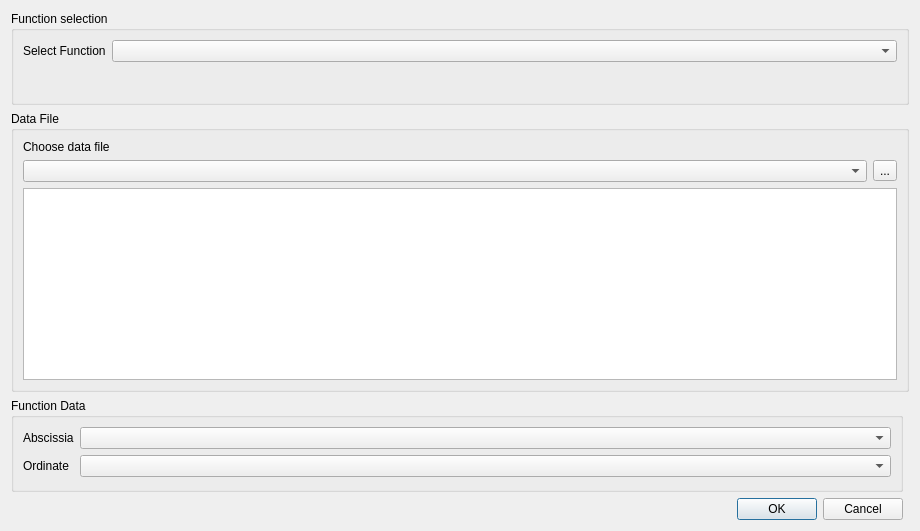
<?xml version="1.0" encoding="UTF-8"?>
<ui version="4.0">
 <class>ExperimentalFunctionDialog</class>
 <widget class="QDialog" name="ExperimentalFunctionDialog">
  <property name="geometry">
   <rect>
    <x>0</x>
    <y>0</y>
    <width>920</width>
    <height>531</height>
   </rect>
  </property>
  <property name="windowTitle">
   <string>Experimental Data Function</string>
  </property>
  <layout class="QGridLayout" name="gridLayout">
   <item row="1" column="0" rowspan="2" colspan="2">
    <widget class="QGroupBox" name="groupBox_2">
     <property name="minimumSize">
      <size>
       <width>0</width>
       <height>0</height>
      </size>
     </property>
     <property name="title">
      <string>Data File</string>
     </property>
     <layout class="QFormLayout" name="formLayout">
      <property name="fieldGrowthPolicy">
       <enum>QFormLayout::AllNonFixedFieldsGrow</enum>
      </property>
      <item row="0" column="0">
       <widget class="QLabel" name="label_5">
        <property name="text">
         <string>Choose data file</string>
        </property>
       </widget>
      </item>
      <item row="1" column="0" colspan="2">
       <layout class="QHBoxLayout" name="horizontalLayout">
        <item>
         <widget class="QComboBox" name="dataLoaded"/>
        </item>
        <item>
         <widget class="QToolButton" name="dataLoadButton">
          <property name="toolTip">
           <string>&lt;html&gt;&lt;head/&gt;&lt;body&gt;&lt;p&gt;Open data file...&lt;/p&gt;&lt;/body&gt;&lt;/html&gt;</string>
          </property>
          <property name="text">
           <string>...</string>
          </property>
         </widget>
        </item>
       </layout>
      </item>
      <item row="2" column="0" colspan="2">
       <widget class="QTableView" name="dataTable"/>
      </item>
     </layout>
    </widget>
   </item>
   <item row="3" column="0">
    <widget class="QGroupBox" name="groupBox_4">
     <property name="title">
      <string>Function Data</string>
     </property>
     <layout class="QFormLayout" name="formLayout_4">
      <property name="fieldGrowthPolicy">
       <enum>QFormLayout::AllNonFixedFieldsGrow</enum>
      </property>
      <item row="3" column="0">
       <widget class="QLabel" name="label_7">
        <property name="text">
         <string>Ordinate</string>
        </property>
       </widget>
      </item>
      <item row="3" column="1">
       <widget class="QComboBox" name="dataOrdinate"/>
      </item>
      <item row="1" column="1">
       <widget class="QComboBox" name="dataAbscissia"/>
      </item>
      <item row="1" column="0">
       <widget class="QLabel" name="label_6">
        <property name="text">
         <string>Abscissia</string>
        </property>
       </widget>
      </item>
     </layout>
    </widget>
   </item>
   <item row="4" column="0">
    <widget class="QDialogButtonBox" name="buttonBox">
     <property name="orientation">
      <enum>Qt::Horizontal</enum>
     </property>
     <property name="standardButtons">
      <set>QDialogButtonBox::Cancel|QDialogButtonBox::Ok</set>
     </property>
    </widget>
   </item>
   <item row="0" column="0" colspan="2">
    <widget class="QGroupBox" name="groupBox_3">
     <property name="title">
      <string>Function selection</string>
     </property>
     <layout class="QFormLayout" name="formLayout_3">
      <item row="0" column="1">
       <widget class="QComboBox" name="functionSelection"/>
      </item>
      <item row="0" column="0">
       <widget class="QLabel" name="label_3">
        <property name="text">
         <string>Select Function</string>
        </property>
       </widget>
      </item>
     </layout>
    </widget>
   </item>
  </layout>
 </widget>
 <resources/>
 <connections>
  <connection>
   <sender>buttonBox</sender>
   <signal>accepted()</signal>
   <receiver>ExperimentalFunctionDialog</receiver>
   <slot>accept()</slot>
   <hints>
    <hint type="sourcelabel">
     <x>248</x>
     <y>254</y>
    </hint>
    <hint type="destinationlabel">
     <x>157</x>
     <y>274</y>
    </hint>
   </hints>
  </connection>
  <connection>
   <sender>buttonBox</sender>
   <signal>rejected()</signal>
   <receiver>ExperimentalFunctionDialog</receiver>
   <slot>reject()</slot>
   <hints>
    <hint type="sourcelabel">
     <x>316</x>
     <y>260</y>
    </hint>
    <hint type="destinationlabel">
     <x>286</x>
     <y>274</y>
    </hint>
   </hints>
  </connection>
 </connections>
</ui>
